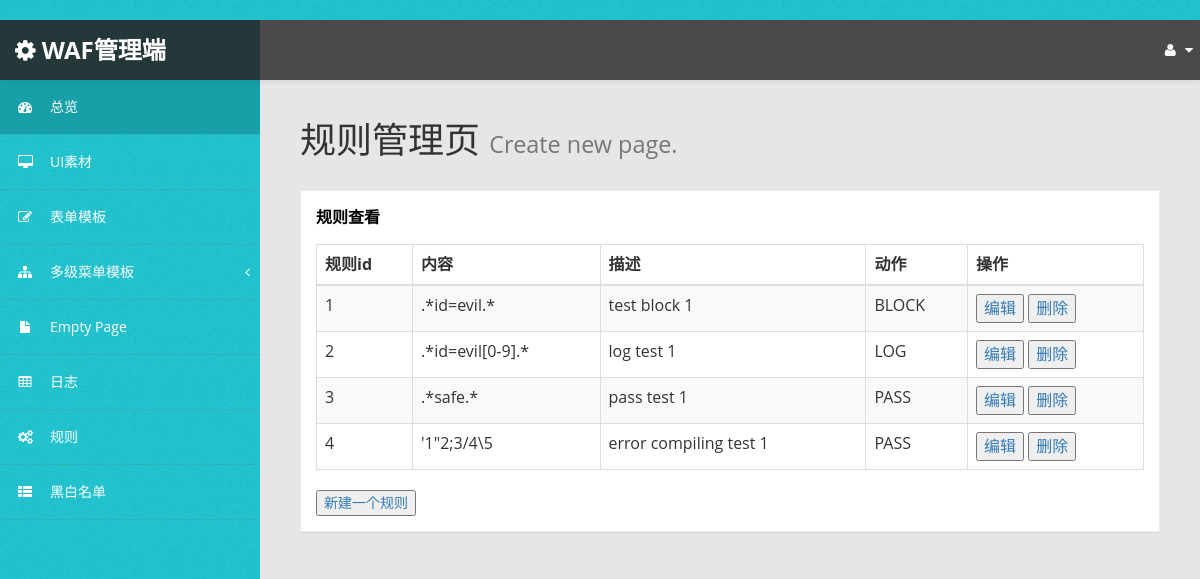
Before: /waf/rule with the older database file.
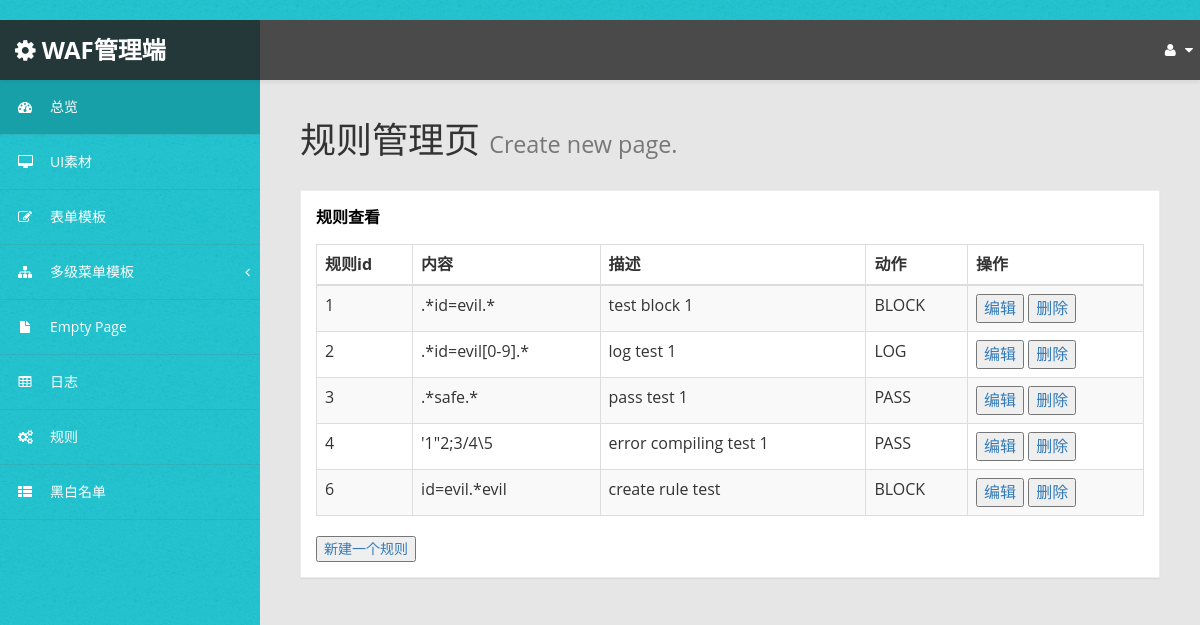
After: the same page with the newer database file.
### waf/models.py (models this page shows)
class Rule(models.Model):
	id = models.AutoField('id', primary_key=True, unique=True)
	content = models.TextField('content', default='')
	description = models.TextField('description', default='')
	action = models.TextField('action', default='')

### waf/views.py (the view)
# urls.py: path('rule',views.RuleView.as_view(),name= 'rule'),
class RuleView(generic.ListView):
    template_name = 'waf/rule.html'
    context_object_name = 'rule_list'
    def get_queryset(self):
        return Rule.objects.all()

### waf/templates/waf/rule.html
﻿{% extends 'base.html' %}
        {% block content %}
        <div id="page-wrapper" >
            <div id="page-inner">
			 <div class="row">
                    <div class="col-md-12">
                        <h1 class="page-header">
                            规则管理页 <small>Create new page.</small>
                        </h1>
                    <div class="panel panel-default">
                        <div class="panel-heading">
                             规则查看
                        </div>
                        <div class="panel-body">
                            <div class="table-responsive">
                                <table class="table table-striped table-bordered table-hover" id="dataTables-example">
                                    <thead>
                                        <tr>
                                            <th>规则id</th>
                                            <th>内容</th>
                                            <th>描述</th>
                                            <th>动作</th>
                                            <th>操作</th>
                                        </tr>
                                    </thead>
                                    <tbody>
                                        {% for rule in rule_list %}
                                        <tr class="odd gradeX">
                                            <td>{{rule.id}}</td>
                                            <td>{{rule.content}}</td>
                                            <td>{{rule.description}}</td>
                                            <td class="center">{{rule.action}}</td>
                                            <td>
                                                <a class="content_item" href="/waf/rule_edit-{{ rule.id }}/" ><button>编辑</button></a>
                    <a class="content_item" href="/waf/rule_del-{{ rule.id }}/"><button>删除</button></a>
                                            </td>
                                            {% endfor %}
                                        </tr>
                                    </tbody>
                                </table>
                                <a href='/waf/rule_create'><button>新建一个规则</button></a>
                            </div>
                        </div>
                    </div>
                </div>
            </div>
            {% endblock %}

### waf/templates/base.html (shortened to what this page needs)
{% load static %}
<!DOCTYPE html>
<html xmlns="http://www.w3.org/1999/xhtml">
<head>
    <link href="{% static 'waf/css/bootstrap.css' %}" rel="stylesheet" />
    <link href="{% static 'waf/css/font-awesome.css' %}" rel="stylesheet" />
    <link href="{% static 'waf/js/morris/morris-0.4.3.min.css' %}" rel="stylesheet" />
    <link href="{% static 'waf/css/custom-styles.css' %}" rel="stylesheet" />
</head>
<body>
    <div id="wrapper">
        <nav class="navbar navbar-default top-navbar" role="navigation">
            <div class="navbar-header">
                <a class="navbar-brand" href=""><i class="fa fa-gear"></i> <strong>WAF管理端</strong></a>
            </div>
            <ul class="nav navbar-top-links navbar-right">
                <li class="dropdown">
                    <a class="dropdown-toggle" data-toggle="dropdown" href="#" aria-expanded="false">
                        <i class="fa fa-user fa-fw"></i> <i class="fa fa-caret-down"></i>
                    </a>
                </li>
            </ul>
        </nav>
        <nav class="navbar-default navbar-side" role="navigation">
            <div class="sidebar-collapse">
                <ul class="nav" id="main-menu">
                    <li>
                        <a class="active-menu" href=""><i class="fa fa-dashboard"></i>总览</a>
                    </li>
                    <li>
                        <a href="ui-elements"><i class="fa fa-desktop"></i>UI素材</a>
                    </li>
                    <li>
                        <a href="form"><i class="fa fa-edit"></i>表单模板</a>
                    </li>
                    <li>
                        <a href="#"><i class="fa fa-sitemap"></i>多级菜单模板<span class="fa arrow"></span></a>
                    </li>
                    <li>
                        <a href="empty"><i class="fa fa-fw fa-file"></i>Empty Page</a>
                    </li>
                    <li>
                        <a href="log"><i class="fa fa-table"></i>日志</a>
                    </li>
                    <li>
                        <a href="rule"><i class="fa fa-cogs"></i>规则</a>
                    </li>
                    <li>
                        <a href="Whitelist"><i class="fa fa-th-list" aria-hidden="true"></i>黑白名单</a>
                    </li>
                </ul>
            </div>
        </nav>
        {% block content %}{% endblock %}
</body>
</html>

### waf/static/waf/css/custom-styles.css (style rules this page uses)
body { font-family: 'Open Sans', sans-serif; background: #32C2CD url(../img/bg-img.jpg) !important; }
#wrapper { width: 100%; }
#page-wrapper { padding: 15px 15px; min-height: 600px; background: #E6E6E6; }
#page-inner { width:100%; margin:10px 20px 10px 0px; background-color:transparent; padding:10px; min-height:1200px; }
h1, .h1, h2, .h2, h3, .h3 { margin-top: 7px; margin-bottom: -5px; }
.navbar-side { z-index: 0; }
.panel { border-radius:0px; }
.navbar-side .nav > li > a > i { color: #FFFFFF; padding: 8px; width: 30px; text-align: center; }
.top-navbar { position: fixed; width: 100%; z-index: 300; -webkit-box-shadow: 0 3px 3px rgba(0, 0, 0, 0.05); -moz-box-shadow: 0 3px 3px rgba(0, 0, 0, 0.05); box-shadow: 0 3px 3px rgba(0, 0, 0, 0.05); }
.navbar-side { z-index: 1; position: fixed; width: 260px; top: 80px; }
#page-wrapper { position: relative; top: 55px; }
.page-header { padding-bottom: 9px; margin: 10px 0 20px; border-bottom: 1px solid transparent; text-align: left; }
.panel-default { border-color: #ECECEC; }
.panel-default > .panel-heading { color: #000; border-color: #FFF; font-weight:bold; background: #FFFFFF; font-size: 16px; padding: 15px 15px 0; }
.panel-heading { border-bottom: 1px solid transparent; border-top-left-radius: 3px; border-top-right-radius: 3px; }
.top-navbar { margin:0px; }
.top-navbar .navbar-brand { color: #fff; width: 260px; text-align: left; height: 60px; font-size: 24px; font-weight: 700; text-transform: uppercase; line-height: 30px; background: #24383A; }
.top-navbar .nav > li { position: relative; display: inline-block; margin: 0px; padding: 0px; }
.top-navbar .nav > li > a { position: relative; display: block; padding: 20px; color: #FFFFFF; margin: 0px; }
.active-menu { background-color: #18A0A9 !important; color: #fff !important; }
.active-menu i { color: #fff !important; }
.arrow { float: right; margin-top: 8px; }
.fa.arrow:before { content: "\f104"; }
.sidebar-collapse , .sidebar-collapse .nav { background:none; }
.sidebar-collapse .nav { padding:0; }
.sidebar-collapse .nav > li > a { color: #FFFFFF; background:transparent; text-shadow:none; }
.sidebar-collapse > .nav > li > a { padding: 12px 10px; }
.sidebar-collapse > .nav > li { border-bottom: 1px solid rgba(107, 108, 109, 0.19); }
.navbar-side { border:none; background: #32C2CD url(../img/bg-img.jpg) !important; }
.top-navbar { background: #4A4A4A; border-bottom:none; }
.top-navbar .nav > li > a > i { margin-right: 2px; }
.navbar-default { border:0px solid black; }
.navbar-header { background: transparent; }
.nav > li > a > i { margin-right:10px; color: #FFF; }
@media (min-width:768px) { #page-wrapper { margin: 0 0 0 260px; padding: 15px 30px; min-height: 1200px; } }
@media (min-width:768px) { .navbar-side { width: 260px; z-index: 1; } }
@media (min-width:768px) { .navbar { border-radius: 0px; } }

Changed rows visible on the page:
added Rule: id "6", content "id=evil.*evil", description "create rule test", action "BLOCK"
